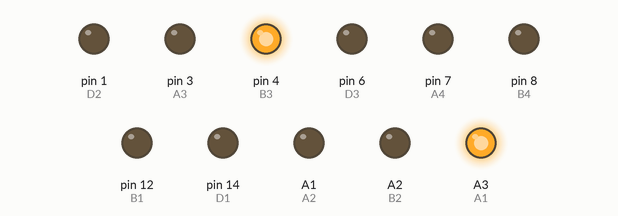
A sketch run on a simulated Arduino Uno, built with avr-gcc and run on an emulated ATmega328P. On the bench: output pins drawn as LEDs (lit = HIGH). The local clock reads 2024-03-15 10:24:30 at power-on unless the sketch sets it; pins used as bus, display or sensor lines are not drawn.

Above: at 0.1 s.
At 30.1 s:
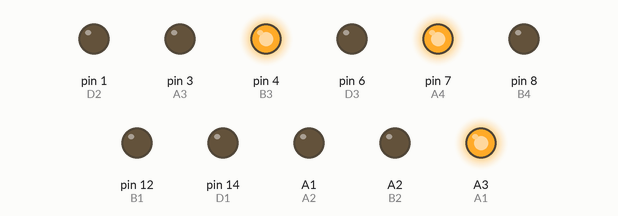
At 90.2 s:
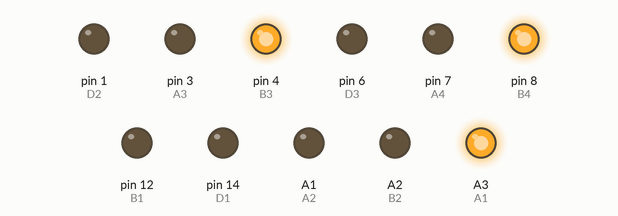
Timing chart, 0 to 91.7 s (numbered marks = the images above):
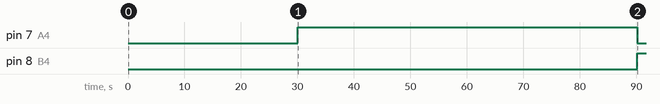

The sketch:

NixieClock.ino
```cpp
#include <MD_DS1307.h>
#include <Wire.h>
#define A3 3
#define B3 4
#define C3 5
#define D3 6
#define A4 7
#define B4 8
#define C4 9
#define D4 10
#define A1 17
#define B1 12
#define C1 13
#define D1 14
#define A2 15
#define B2 16
#define C2 2
#define D2 1
char A[4] = {A1, A2, A3, A4};
char B[4] = {B1, B2, B3, B4};
char C[4] = {C1, C2, C3, C4};
char D[4] = {D1, D2, D3, D4};
int zero;
int one;
int two;
int three;
int hour;
int minute;

void setup() {
  pinMode(A1, OUTPUT);
  pinMode(B1, OUTPUT);
  pinMode(C1, OUTPUT);
  pinMode(D1, OUTPUT);
  pinMode(A2, OUTPUT);
  pinMode(B2, OUTPUT);
  pinMode(C2, OUTPUT);
  pinMode(D2, OUTPUT);
  pinMode(A3, OUTPUT);
  pinMode(B3, OUTPUT);
  pinMode(C3, OUTPUT);
  pinMode(D3, OUTPUT);
  pinMode(A4, OUTPUT);
  pinMode(B4, OUTPUT);
  pinMode(C4, OUTPUT);
  pinMode(D4, OUTPUT);
  for (char i = 0; i < 4; i++) {
    digitalWrite(A[i], HIGH);
    digitalWrite(B[i], HIGH);
    digitalWrite(C[i], HIGH);
    digitalWrite(D[i], HIGH);
  }
  if (!RTC.isRunning())
    RTC.control(DS1307_CLOCK_HALT, DS1307_OFF);
//  Serial.begin(9600);
}

void loop() {
  RTC.readTime();
  hour = RTC.h;
  minute = RTC.m;
  zero = (hour / 10) % 10;
  one = hour % 10;
  two =  (minute / 10) % 10;
  three = minute % 10;
//  Serial.println(zero);
//  Serial.println(one);
//  Serial.println(two);
//  Serial.println(three);
  writenumber(0, zero);
  writenumber(1, one);
  writenumber(2, two);
  writenumber(3, three);
  delay(1000);

}

void writenumber(int a, int b) {
  switch (b) {
    case 0:
      digitalWrite(A[a], LOW);
      digitalWrite(B[a], LOW);
      digitalWrite(C[a], LOW);
      digitalWrite(D[a], LOW);
      break;
    case 9:
      digitalWrite(A[a], HIGH);
      digitalWrite(B[a], LOW);
      digitalWrite(C[a], LOW);
      digitalWrite(D[a], HIGH);
      break;
    case 8:
      digitalWrite(A[a], LOW);
      digitalWrite(B[a], LOW);
      digitalWrite(C[a], LOW);
      digitalWrite(D[a], HIGH);
      break;
    case 7:
      digitalWrite(A[a], HIGH);
      digitalWrite(B[a], HIGH);
      digitalWrite(C[a], HIGH);
      digitalWrite(D[a], LOW);
      break;
    case 6:
      digitalWrite(A[a], LOW);
      digitalWrite(B[a], HIGH);
      digitalWrite(C[a], HIGH);
      digitalWrite(D[a], LOW);
      break;
    case 5:
      digitalWrite(A[a], HIGH);
      digitalWrite(B[a], LOW);
      digitalWrite(C[a], HIGH);
      digitalWrite(D[a], LOW);
      break;
    case 4:
      digitalWrite(A[a], LOW);
      digitalWrite(B[a], LOW);
      digitalWrite(C[a], HIGH);
      digitalWrite(D[a], LOW);
      break;
    case 3:
      digitalWrite(A[a], HIGH);
      digitalWrite(B[a], HIGH);
      digitalWrite(C[a], LOW);
      digitalWrite(D[a], LOW);
      break;
    case 2:
      digitalWrite(A[a], LOW);
      digitalWrite(B[a], HIGH);
      digitalWrite(C[a], LOW);
      digitalWrite(D[a], LOW);
      break;
    case 1:
      digitalWrite(A[a], HIGH);
      digitalWrite(B[a], LOW);
      digitalWrite(C[a], LOW);
      digitalWrite(D[a], LOW);
      break;
  }
}

void off(int a) {
  digitalWrite(A[a], HIGH);
  digitalWrite(B[a], HIGH);
  digitalWrite(C[a], HIGH);
  digitalWrite(D[a], HIGH);
}
```

Measured:
- by itself, pin 7 (A4): LOW → HIGH at 30.1 s, → LOW 60.1 s later
- by itself, pin 8 (B4): LOW → HIGH at 90.1 s
